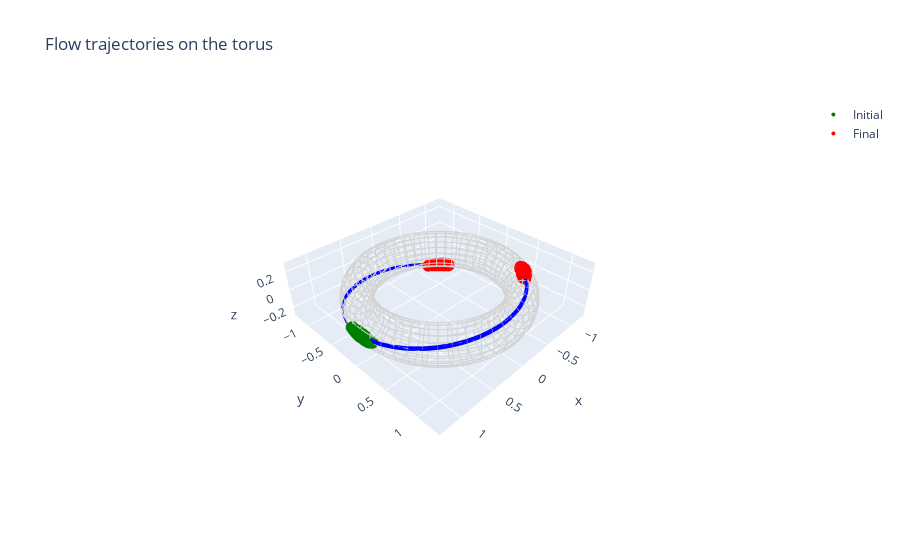

Notebook code for this chart:
### Code cell
flow_lines = []
steps, B, _ = traj_xyz.shape
for i in range(B):
    x = traj_xyz[:,i,0].detach().numpy()
    y = traj_xyz[:,i,1].detach().numpy()
    z = traj_xyz[:,i,2].detach().numpy()
    flow_lines.append(go.Scatter3d(
        x=x, y=y, z=z,
        mode='lines',
        line=dict(color='blue', width=2),
        showlegend=False
    ))

# Combine with previous torus wireframe + scatter
fig = go.Figure(data=torus_lines + [init_scatter, final_scatter] + flow_lines)

fig.update_layout(
    scene=dict(
        xaxis=dict(range=[-1.3,1.3]),
        yaxis=dict(range=[-1.3,1.3]),
        zaxis=dict(range=[-0.3,0.3]),
        aspectmode='manual',
        aspectratio=dict(x=1, y=1, z=0.3)
    ),
    title="Flow trajectories on the torus"
)

fig.show()
